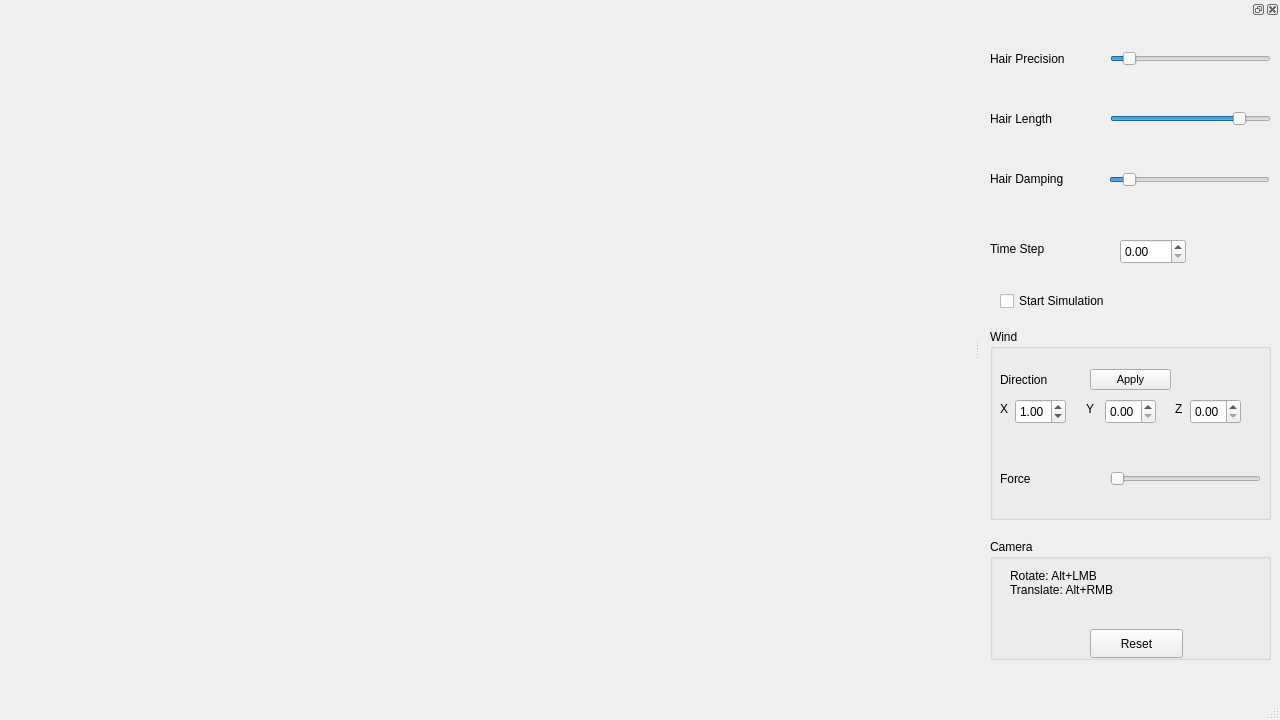
<?xml version="1.0" encoding="UTF-8"?>
<ui version="4.0">
 <class>MainWindow</class>
 <widget class="QMainWindow" name="MainWindow">
  <property name="geometry">
   <rect>
    <x>0</x>
    <y>0</y>
    <width>1280</width>
    <height>720</height>
   </rect>
  </property>
  <property name="windowTitle">
   <string>MainWindow</string>
  </property>
  <widget class="QWidget" name="centralwidget">
   <property name="locale">
    <locale language="English" country="UnitedKingdom"/>
   </property>
   <layout class="QGridLayout" name="m_mainWndGridLayout">
    <item row="0" column="0">
     <spacer name="horizontalSpacer">
      <property name="orientation">
       <enum>Qt::Horizontal</enum>
      </property>
      <property name="sizeHint" stdset="0">
       <size>
        <width>40</width>
        <height>20</height>
       </size>
      </property>
     </spacer>
    </item>
   </layout>
  </widget>
  <widget class="QMenuBar" name="menubar">
   <property name="geometry">
    <rect>
     <x>0</x>
     <y>0</y>
     <width>1280</width>
     <height>26</height>
    </rect>
   </property>
   <property name="locale">
    <locale language="English" country="UnitedKingdom"/>
   </property>
  </widget>
  <widget class="QStatusBar" name="statusbar">
   <property name="locale">
    <locale language="English" country="UnitedKingdom"/>
   </property>
  </widget>
  <widget class="QDockWidget" name="dockWidget_2">
   <property name="minimumSize">
    <size>
     <width>300</width>
     <height>45</height>
    </size>
   </property>
   <attribute name="dockWidgetArea">
    <number>2</number>
   </attribute>
   <widget class="QWidget" name="dockWidgetContents_2">
    <widget class="QGroupBox" name="groupBox">
     <property name="geometry">
      <rect>
       <x>10</x>
       <y>520</y>
       <width>281</width>
       <height>121</height>
      </rect>
     </property>
     <property name="locale">
      <locale language="English" country="UnitedKingdom"/>
     </property>
     <property name="title">
      <string>Camera</string>
     </property>
     <widget class="QPushButton" name="m_resetCamera">
      <property name="geometry">
       <rect>
        <x>100</x>
        <y>90</y>
        <width>93</width>
        <height>29</height>
       </rect>
      </property>
      <property name="layoutDirection">
       <enum>Qt::LeftToRight</enum>
      </property>
      <property name="text">
       <string>Reset</string>
      </property>
     </widget>
     <widget class="QLabel" name="label">
      <property name="geometry">
       <rect>
        <x>20</x>
        <y>30</y>
        <width>251</width>
        <height>41</height>
       </rect>
      </property>
      <property name="text">
       <string>Rotate: Alt+LMB
Translate: Alt+RMB</string>
      </property>
      <property name="alignment">
       <set>Qt::AlignLeading|Qt::AlignLeft|Qt::AlignTop</set>
      </property>
     </widget>
    </widget>
    <widget class="QSlider" name="m_hairPrecisionSlider">
     <property name="geometry">
      <rect>
       <x>130</x>
       <y>30</y>
       <width>161</width>
       <height>20</height>
      </rect>
     </property>
     <property name="sizePolicy">
      <sizepolicy hsizetype="Preferred" vsizetype="Fixed">
       <horstretch>0</horstretch>
       <verstretch>0</verstretch>
      </sizepolicy>
     </property>
     <property name="contextMenuPolicy">
      <enum>Qt::DefaultContextMenu</enum>
     </property>
     <property name="minimum">
      <number>2</number>
     </property>
     <property name="singleStep">
      <number>1</number>
     </property>
     <property name="pageStep">
      <number>5</number>
     </property>
     <property name="value">
      <number>10</number>
     </property>
     <property name="orientation">
      <enum>Qt::Horizontal</enum>
     </property>
     <property name="tickPosition">
      <enum>QSlider::NoTicks</enum>
     </property>
    </widget>
    <widget class="QLabel" name="label_2">
     <property name="geometry">
      <rect>
       <x>10</x>
       <y>30</y>
       <width>111</width>
       <height>20</height>
      </rect>
     </property>
     <property name="text">
      <string>Hair Precision</string>
     </property>
    </widget>
    <widget class="QLabel" name="label_3">
     <property name="geometry">
      <rect>
       <x>10</x>
       <y>90</y>
       <width>111</width>
       <height>20</height>
      </rect>
     </property>
     <property name="text">
      <string>Hair Length</string>
     </property>
    </widget>
    <widget class="QSlider" name="m_hairLengthSlider">
     <property name="geometry">
      <rect>
       <x>130</x>
       <y>90</y>
       <width>161</width>
       <height>20</height>
      </rect>
     </property>
     <property name="minimum">
      <number>0</number>
     </property>
     <property name="maximum">
      <number>300</number>
     </property>
     <property name="singleStep">
      <number>1</number>
     </property>
     <property name="pageStep">
      <number>10</number>
     </property>
     <property name="sliderPosition">
      <number>250</number>
     </property>
     <property name="orientation">
      <enum>Qt::Horizontal</enum>
     </property>
    </widget>
    <widget class="QGroupBox" name="groupBox_2">
     <property name="geometry">
      <rect>
       <x>10</x>
       <y>310</y>
       <width>281</width>
       <height>191</height>
      </rect>
     </property>
     <property name="title">
      <string>Wind</string>
     </property>
     <widget class="QLabel" name="label_4">
      <property name="geometry">
       <rect>
        <x>10</x>
        <y>140</y>
        <width>101</width>
        <height>20</height>
       </rect>
      </property>
      <property name="layoutDirection">
       <enum>Qt::LeftToRight</enum>
      </property>
      <property name="locale">
       <locale language="English" country="UnitedKingdom"/>
      </property>
      <property name="text">
       <string>Force</string>
      </property>
     </widget>
     <widget class="QSlider" name="m_windForceSlider">
      <property name="geometry">
       <rect>
        <x>120</x>
        <y>140</y>
        <width>151</width>
        <height>20</height>
       </rect>
      </property>
      <property name="locale">
       <locale language="English" country="UnitedKingdom"/>
      </property>
      <property name="orientation">
       <enum>Qt::Horizontal</enum>
      </property>
     </widget>
     <widget class="QLabel" name="label_5">
      <property name="geometry">
       <rect>
        <x>10</x>
        <y>40</y>
        <width>81</width>
        <height>21</height>
       </rect>
      </property>
      <property name="locale">
       <locale language="English" country="UnitedKingdom"/>
      </property>
      <property name="text">
       <string>Direction</string>
      </property>
     </widget>
     <widget class="QLabel" name="label_6">
      <property name="geometry">
       <rect>
        <x>10</x>
        <y>70</y>
        <width>16</width>
        <height>20</height>
       </rect>
      </property>
      <property name="text">
       <string>X</string>
      </property>
     </widget>
     <widget class="QDoubleSpinBox" name="m_windDirX">
      <property name="geometry">
       <rect>
        <x>25</x>
        <y>70</y>
        <width>51</width>
        <height>25</height>
       </rect>
      </property>
      <property name="value">
       <double>1.000000000000000</double>
      </property>
     </widget>
     <widget class="QLabel" name="label_7">
      <property name="geometry">
       <rect>
        <x>96</x>
        <y>70</y>
        <width>16</width>
        <height>20</height>
       </rect>
      </property>
      <property name="text">
       <string>Y</string>
      </property>
     </widget>
     <widget class="QDoubleSpinBox" name="m_windDirY">
      <property name="geometry">
       <rect>
        <x>115</x>
        <y>70</y>
        <width>51</width>
        <height>25</height>
       </rect>
      </property>
     </widget>
     <widget class="QLabel" name="label_8">
      <property name="geometry">
       <rect>
        <x>185</x>
        <y>70</y>
        <width>16</width>
        <height>20</height>
       </rect>
      </property>
      <property name="text">
       <string>Z</string>
      </property>
     </widget>
     <widget class="QDoubleSpinBox" name="m_windDirZ">
      <property name="geometry">
       <rect>
        <x>200</x>
        <y>70</y>
        <width>51</width>
        <height>25</height>
       </rect>
      </property>
     </widget>
     <widget class="QPushButton" name="m_applyWindDir">
      <property name="geometry">
       <rect>
        <x>100</x>
        <y>40</y>
        <width>81</width>
        <height>21</height>
       </rect>
      </property>
      <property name="font">
       <font>
        <pointsize>8</pointsize>
       </font>
      </property>
      <property name="text">
       <string>Apply</string>
      </property>
      <property name="iconSize">
       <size>
        <width>20</width>
        <height>20</height>
       </size>
      </property>
     </widget>
    </widget>
    <widget class="QLabel" name="label_9">
     <property name="geometry">
      <rect>
       <x>10</x>
       <y>150</y>
       <width>111</width>
       <height>20</height>
      </rect>
     </property>
     <property name="text">
      <string>Hair Damping</string>
     </property>
    </widget>
    <widget class="QSlider" name="m_hairDampingSlider">
     <property name="geometry">
      <rect>
       <x>129</x>
       <y>150</y>
       <width>161</width>
       <height>22</height>
      </rect>
     </property>
     <property name="maximum">
      <number>100</number>
     </property>
     <property name="value">
      <number>9</number>
     </property>
     <property name="orientation">
      <enum>Qt::Horizontal</enum>
     </property>
    </widget>
    <widget class="QLabel" name="label_10">
     <property name="geometry">
      <rect>
       <x>10</x>
       <y>220</y>
       <width>111</width>
       <height>20</height>
      </rect>
     </property>
     <property name="text">
      <string>Time Step</string>
     </property>
    </widget>
    <widget class="QDoubleSpinBox" name="m_timeStepSpinBox">
     <property name="geometry">
      <rect>
       <x>140</x>
       <y>220</y>
       <width>66</width>
       <height>25</height>
      </rect>
     </property>
    </widget>
    <widget class="QCheckBox" name="m_startCheckBox">
     <property name="geometry">
      <rect>
       <x>20</x>
       <y>270</y>
       <width>151</width>
       <height>24</height>
      </rect>
     </property>
     <property name="text">
      <string>Start Simulation</string>
     </property>
    </widget>
   </widget>
  </widget>
 </widget>
 <resources/>
 <connections/>
</ui>
